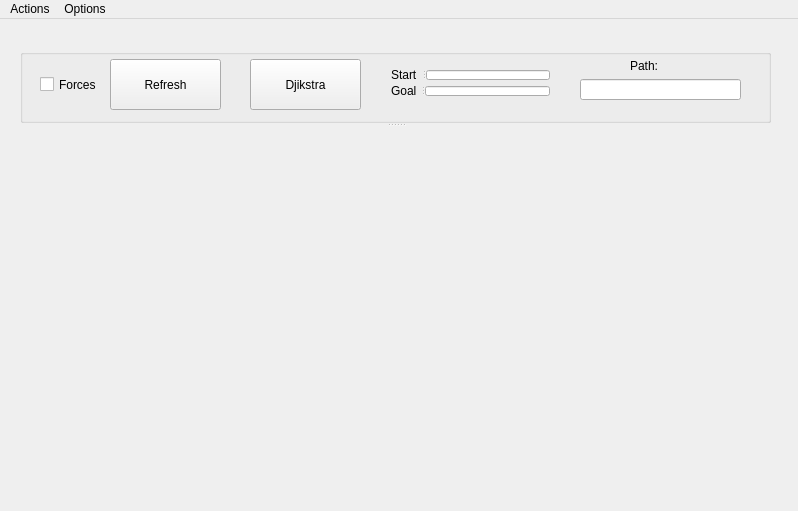
<?xml version="1.0" encoding="UTF-8"?>
<ui version="4.0">
 <class>MainWindow</class>
 <widget class="QMainWindow" name="MainWindow">
  <property name="geometry">
   <rect>
    <x>0</x>
    <y>0</y>
    <width>798</width>
    <height>511</height>
   </rect>
  </property>
  <property name="windowTitle">
   <string>MainWindow</string>
  </property>
  <widget class="QWidget" name="centralWidget">
   <widget class="QSplitter" name="splitter">
    <property name="geometry">
     <rect>
      <x>20</x>
      <y>30</y>
      <width>751</width>
      <height>431</height>
     </rect>
    </property>
    <property name="orientation">
     <enum>Qt::Vertical</enum>
    </property>
    <widget class="QGroupBox" name="groupBox">
     <property name="minimumSize">
      <size>
       <width>0</width>
       <height>74</height>
      </size>
     </property>
     <property name="maximumSize">
      <size>
       <width>16777215</width>
       <height>74</height>
      </size>
     </property>
     <property name="title">
      <string/>
     </property>
     <widget class="QPushButton" name="pushButton">
      <property name="geometry">
       <rect>
        <x>230</x>
        <y>10</y>
        <width>111</width>
        <height>51</height>
       </rect>
      </property>
      <property name="text">
       <string>Djikstra</string>
      </property>
     </widget>
     <widget class="QCheckBox" name="checkBox">
      <property name="geometry">
       <rect>
        <x>20</x>
        <y>10</y>
        <width>101</width>
        <height>51</height>
       </rect>
      </property>
      <property name="text">
       <string>Forces</string>
      </property>
     </widget>
     <widget class="QPushButton" name="pushButton_2">
      <property name="geometry">
       <rect>
        <x>90</x>
        <y>10</y>
        <width>111</width>
        <height>51</height>
       </rect>
      </property>
      <property name="text">
       <string>Refresh</string>
      </property>
     </widget>
     <widget class="QLineEdit" name="pathEdit">
      <property name="geometry">
       <rect>
        <x>560</x>
        <y>30</y>
        <width>161</width>
        <height>21</height>
       </rect>
      </property>
     </widget>
     <widget class="QLabel" name="label_3">
      <property name="geometry">
       <rect>
        <x>610</x>
        <y>10</y>
        <width>47</width>
        <height>13</height>
       </rect>
      </property>
      <property name="text">
       <string>Path:</string>
      </property>
     </widget>
     <widget class="QWidget" name="">
      <property name="geometry">
       <rect>
        <x>360</x>
        <y>10</y>
        <width>181</width>
        <height>48</height>
       </rect>
      </property>
      <layout class="QVBoxLayout" name="verticalLayout">
       <item>
        <widget class="QSplitter" name="splitter_2">
         <property name="orientation">
          <enum>Qt::Horizontal</enum>
         </property>
         <widget class="QLabel" name="label">
          <property name="text">
           <string>Start</string>
          </property>
         </widget>
         <widget class="QLineEdit" name="startEdit"/>
        </widget>
       </item>
       <item>
        <widget class="QSplitter" name="splitter_3">
         <property name="orientation">
          <enum>Qt::Horizontal</enum>
         </property>
         <widget class="QLabel" name="label_2">
          <property name="text">
           <string>Goal</string>
          </property>
         </widget>
         <widget class="QLineEdit" name="goalEdit"/>
        </widget>
       </item>
      </layout>
     </widget>
    </widget>
    <widget class="GraphWidget" name="graphview" native="true"/>
   </widget>
  </widget>
  <widget class="QMenuBar" name="menuBar">
   <property name="geometry">
    <rect>
     <x>0</x>
     <y>0</y>
     <width>798</width>
     <height>21</height>
    </rect>
   </property>
   <widget class="QMenu" name="menuOpen">
    <property name="title">
     <string>Actions</string>
    </property>
    <addaction name="actionOpen"/>
    <addaction name="actionPrint_GraphList"/>
   </widget>
   <widget class="QMenu" name="menuHelp">
    <property name="title">
     <string>Options</string>
    </property>
    <addaction name="actionHelp"/>
    <addaction name="actionAbout"/>
   </widget>
   <addaction name="menuOpen"/>
   <addaction name="menuHelp"/>
  </widget>
  <action name="actionOpen">
   <property name="text">
    <string>Open</string>
   </property>
   <property name="shortcut">
    <string>Ctrl+O</string>
   </property>
  </action>
  <action name="actionPrint_GraphList">
   <property name="text">
    <string>Print GraphList</string>
   </property>
   <property name="shortcut">
    <string>Ctrl+P</string>
   </property>
  </action>
  <action name="actionHelp">
   <property name="text">
    <string>Help</string>
   </property>
   <property name="shortcut">
    <string>F1</string>
   </property>
  </action>
  <action name="actionAbout">
   <property name="text">
    <string>About</string>
   </property>
   <property name="shortcut">
    <string>F2</string>
   </property>
  </action>
 </widget>
 <layoutdefault spacing="6" margin="11"/>
 <customwidgets>
  <customwidget>
   <class>GraphWidget</class>
   <extends>QWidget</extends>
   <header location="global">graphwidget.h</header>
   <container>1</container>
  </customwidget>
 </customwidgets>
 <resources/>
 <connections/>
</ui>
